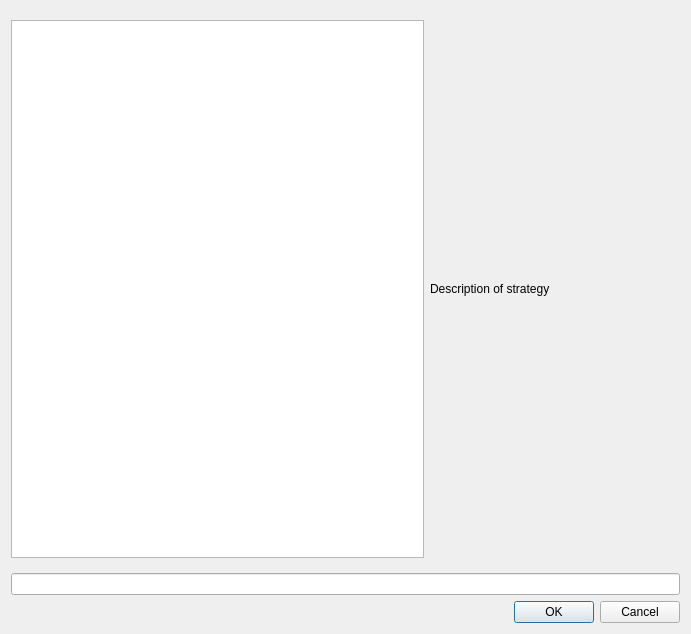
<?xml version="1.0" encoding="UTF-8"?>
<ui version="4.0">
 <class>Dialog</class>
 <widget class="QDialog" name="Dialog">
  <property name="geometry">
   <rect>
    <x>0</x>
    <y>0</y>
    <width>691</width>
    <height>634</height>
   </rect>
  </property>
  <property name="windowTitle">
   <string>Strategy Selection</string>
  </property>
  <layout class="QVBoxLayout" name="verticalLayout">
   <item>
    <widget class="QWidget" name="toolTableGroup" native="true">
     <layout class="QHBoxLayout" name="horizontalLayout_2">
      <property name="leftMargin">
       <number>0</number>
      </property>
      <property name="rightMargin">
       <number>0</number>
      </property>
      <item>
       <widget class="QTreeView" name="strategyCatalog">
        <property name="acceptDrops">
         <bool>true</bool>
        </property>
        <property name="toolTip">
         <string>&lt;html&gt;&lt;head/&gt;&lt;body&gt;&lt;p&gt;Table of Tool Bits of the library.&lt;/p&gt;&lt;/body&gt;&lt;/html&gt;</string>
        </property>
        <property name="dragEnabled">
         <bool>true</bool>
        </property>
        <property name="dragDropMode">
         <enum>QAbstractItemView::InternalMove</enum>
        </property>
        <property name="defaultDropAction">
         <enum>Qt::MoveAction</enum>
        </property>
        <property name="selectionBehavior">
         <enum>QAbstractItemView::SelectRows</enum>
        </property>
       </widget>
      </item>
      <item>
       <widget class="QLabel" name="label">
        <property name="minimumSize">
         <size>
          <width>250</width>
          <height>0</height>
         </size>
        </property>
        <property name="text">
         <string>Description of strategy</string>
        </property>
       </widget>
      </item>
     </layout>
    </widget>
   </item>
   <item>
    <widget class="QLineEdit" name="txtFilter"/>
   </item>
   <item>
    <widget class="QDialogButtonBox" name="buttonBox">
     <property name="orientation">
      <enum>Qt::Horizontal</enum>
     </property>
     <property name="standardButtons">
      <set>QDialogButtonBox::Cancel|QDialogButtonBox::Ok</set>
     </property>
    </widget>
   </item>
  </layout>
 </widget>
 <resources>
  <include location="../../../../../Gui/Icons/resource.qrc"/>
 </resources>
 <connections>
  <connection>
   <sender>buttonBox</sender>
   <signal>accepted()</signal>
   <receiver>Dialog</receiver>
   <slot>accept()</slot>
   <hints>
    <hint type="sourcelabel">
     <x>248</x>
     <y>254</y>
    </hint>
    <hint type="destinationlabel">
     <x>157</x>
     <y>274</y>
    </hint>
   </hints>
  </connection>
  <connection>
   <sender>buttonBox</sender>
   <signal>rejected()</signal>
   <receiver>Dialog</receiver>
   <slot>reject()</slot>
   <hints>
    <hint type="sourcelabel">
     <x>316</x>
     <y>260</y>
    </hint>
    <hint type="destinationlabel">
     <x>286</x>
     <y>274</y>
    </hint>
   </hints>
  </connection>
 </connections>
</ui>
